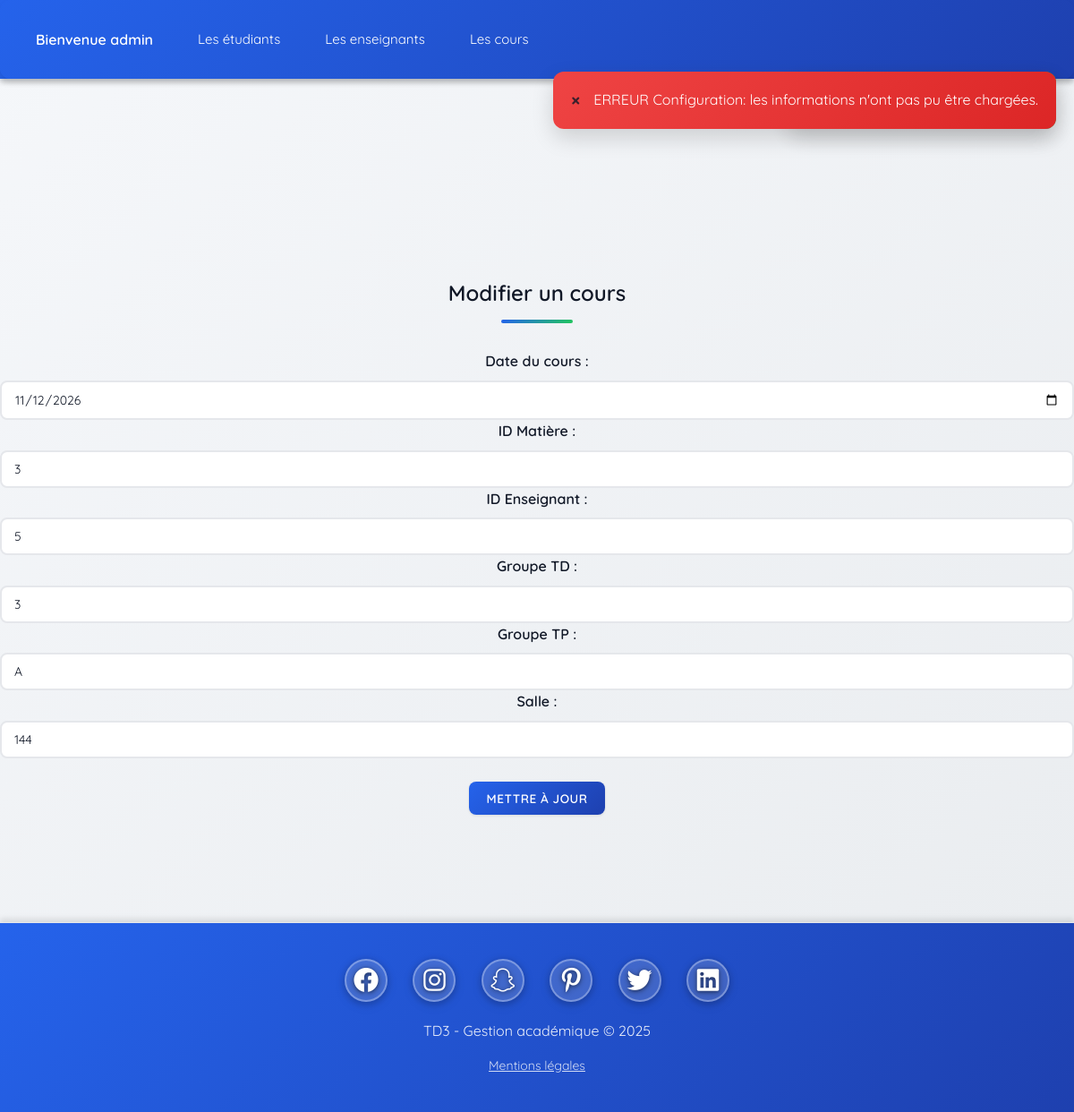
/index.php?element=cours&action=edit&id=3 (signed in), run on the app's committed database.
### tables this page shows
CREATE TABLE `mp_cours` (
  `rowid` int(11) NOT NULL,
  `date_cours` date NOT NULL,
  `fk_matiere` int(11) NOT NULL,
  `fk_enseignant` int(11) NOT NULL,
  `groupe_td` varchar(10) DEFAULT NULL,
  `groupe_tp` varchar(10) DEFAULT NULL,
  `salle` varchar(50) DEFAULT NULL
);

### index.php (called while the page is built, shortened)
<?php
include dirname(__FILE__) . '/main.inc.php';

### class/cours.class.php (called while the page is built, shortened)
<?php
class Cours
{
    private static function getPDO(): PDO
    {
        $host = 'localhost';
        $dbname = 'r301project';
        $user = 'simpleuser';
        $pass = 'simplepass';
        $dsn = "mysql:host=$host;dbname=$dbname;charset=utf8mb4";
        return new PDO($dsn, $user, $pass, [
            PDO::ATTR_ERRMODE => PDO::ERRMODE_EXCEPTION,
            PDO::ATTR_DEFAULT_FETCH_MODE => PDO::FETCH_ASSOC
        ]);
    }
    public static function fetch(int $id): ?Cours
    {
        $pdo = self::getPDO();
        $stmt = $pdo->prepare("SELECT * FROM mp_cours WHERE rowid = :id");
        $stmt->execute([':id' => $id]);
        $row = $stmt->fetch();
        return $row ? new Cours($row) : null;
    }
}

### cours/controllers/edit.php (called while the page is built, shortened)
<?php
require_once dirname(__FILE__) . '/../../class/cours.class.php';
$id = $_GET['id'] ?? null;
$cours = Cours::fetch((int)$id);

### cours/views/edit.php (the view)
<h2>Modifier un cours</h2>
<form method="post">
    <label>Date du cours :</label>
    <input type="date" name="date_cours" value="<?= htmlspecialchars($cours->date_cours) ?>" required><br>
    <label>ID Matière :</label>
    <input type="number" name="fk_matiere" value="<?= $cours->fk_matiere ?>" required><br>
    <label>ID Enseignant :</label>
    <input type="number" name="fk_enseignant" value="<?= $cours->fk_enseignant ?>" required><br>
    <label>Groupe TD :</label>
    <input type="text" name="groupe_td" value="<?= htmlspecialchars($cours->groupe_td) ?>"><br>
    <label>Groupe TP :</label>
    <input type="text" name="groupe_tp" value="<?= htmlspecialchars($cours->groupe_tp) ?>"><br>
    <label>Salle :</label>
    <input type="text" name="salle" value="<?= htmlspecialchars($cours->salle) ?>"><br><br>
    <button type="submit" class="w3-button w3-blue">Mettre à jour</button>
</form>

### inc/head.php (style rules this page uses)
* { box-sizing: border-box; }
body { font-family: 'Quicksand', sans-serif !important; background: linear-gradient(135deg, #f5f7fa 0%, #e9ecef 100%) !important; margin: 0; padding: 0; }

### data on the page
mp_cours: date_cours "11/12/2026", fk_matiere "3", fk_enseignant "5", groupe_td "3", groupe_tp "A", salle "144"

### other printed values
$_SESSION['login'] "admin"
$menu "Les étudiants"
$menu "Les enseignants"
$menu "Les cours"
$mesg "Connexion réussie admin"
$err "ERREUR Configuration: les informations n'ont pas pu être chargées."
